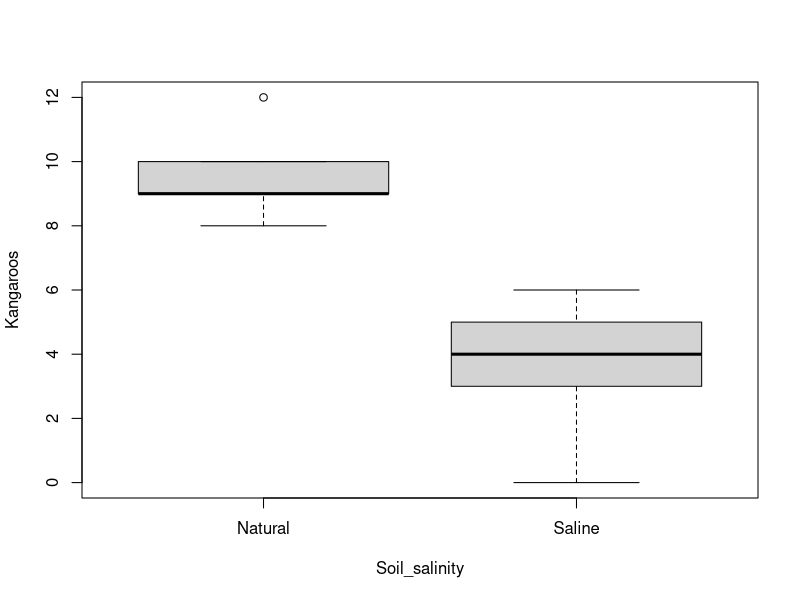
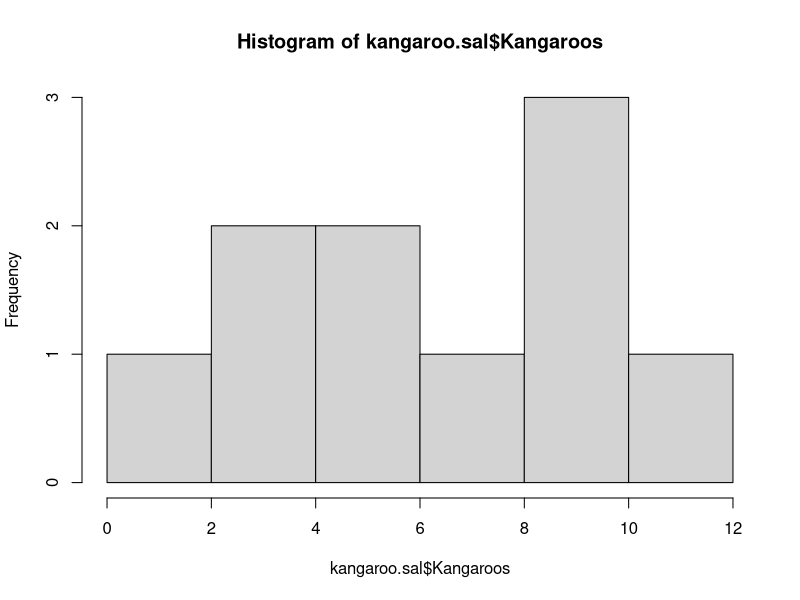

Reproduce these figures in R, in order.
## ---- chunk 1
# If instructor copy, use INST = TRUE to see inline code output.
library(knitr)
INST = TRUE

if (INST == TRUE) opts_chunk$set(fig.keep = 'all', results = 'markup', echo = TRUE)
if (INST == FALSE) opts_chunk$set(fig.keep = 'none', results = 'hide', echo = FALSE)

## ---- chunk 2
kangaroo.sal = read.csv(file = "Kangaroos.csv", header = T)

## ---- chunk 3
boxplot(Kangaroos~Soil_salinity, data = kangaroo.sal)
## ---- chunk 4
# {1:MULTICHOICE:=Two sample t test~Contingency table~Goodness of fit test~Paired t test}
## ---- chunk 5
hist(kangaroo.sal$Kangaroos)

t.test(Kangaroos~Soil_salinity, data = kangaroo.sal)

## ---- chunk 6
# {1:MULTICHOICE:=Yes~No}
